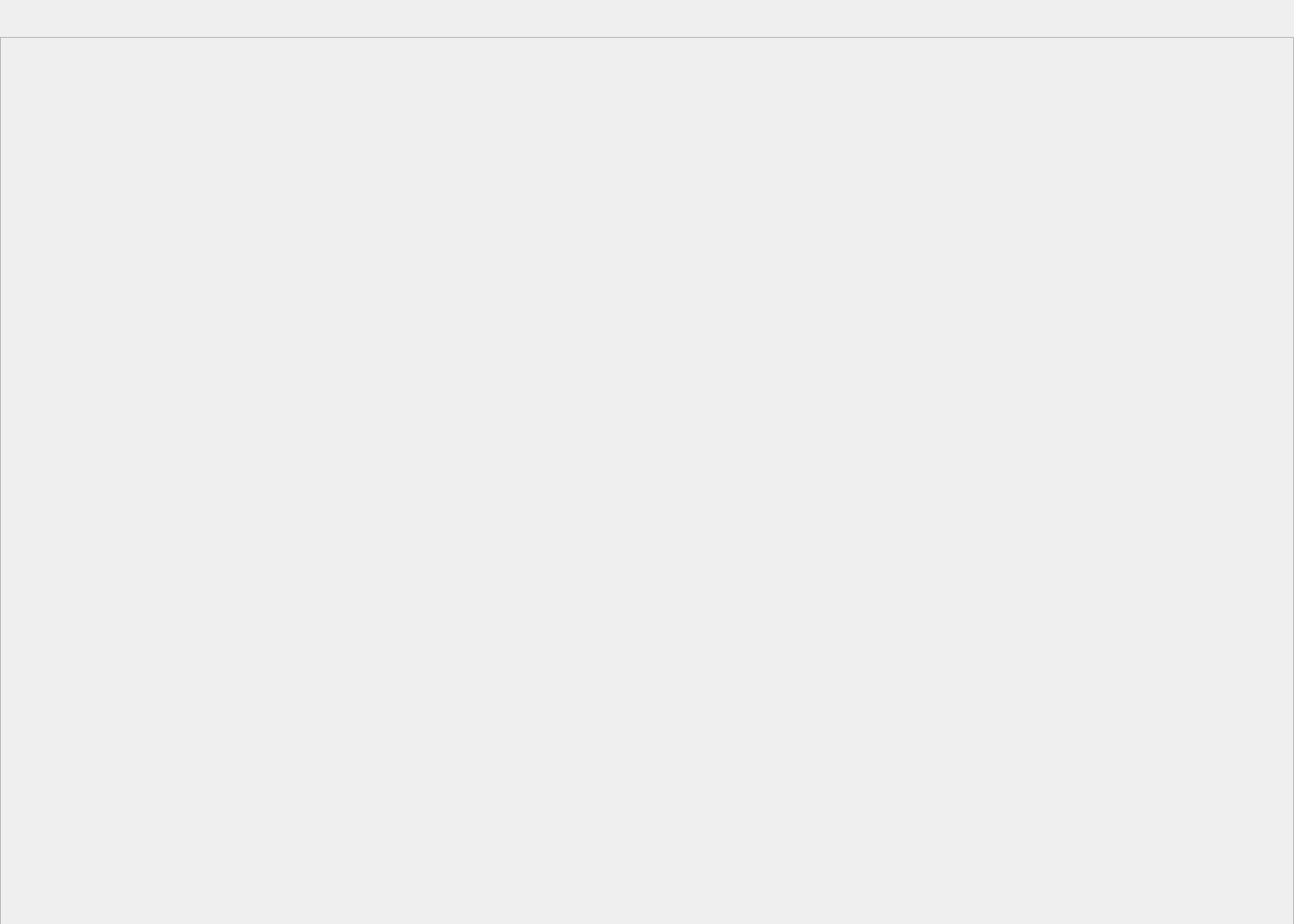
<?xml version="1.0" encoding="UTF-8"?>
<ui version="4.0">
 <class>Home_Page</class>
 <widget class="QWidget" name="Home_Page">
  <property name="geometry">
   <rect>
    <x>0</x>
    <y>0</y>
    <width>1400</width>
    <height>1000</height>
   </rect>
  </property>
  <property name="sizePolicy">
   <sizepolicy hsizetype="Preferred" vsizetype="Preferred">
    <horstretch>0</horstretch>
    <verstretch>0</verstretch>
   </sizepolicy>
  </property>
  <property name="minimumSize">
   <size>
    <width>1400</width>
    <height>0</height>
   </size>
  </property>
  <property name="maximumSize">
   <size>
    <width>1400</width>
    <height>16777215</height>
   </size>
  </property>
  <property name="windowTitle">
   <string>Form</string>
  </property>
  <property name="styleSheet">
   <string notr="true"/>
  </property>
  <widget class="SmoothScrollArea" name="SmoothScrollArea">
   <property name="geometry">
    <rect>
     <x>0</x>
     <y>40</y>
     <width>1400</width>
     <height>1000</height>
    </rect>
   </property>
   <property name="styleSheet">
    <string notr="true">background-image: url(:/images/bg1.png);</string>
   </property>
   <property name="widgetResizable">
    <bool>true</bool>
   </property>
   <widget class="QWidget" name="scrollAreaWidgetContents">
    <property name="geometry">
     <rect>
      <x>0</x>
      <y>0</y>
      <width>1398</width>
      <height>998</height>
     </rect>
    </property>
   </widget>
  </widget>
 </widget>
 <customwidgets>
  <customwidget>
   <class>SmoothScrollArea</class>
   <extends>QScrollArea</extends>
   <header>qfluentwidgets</header>
   <container>1</container>
  </customwidget>
 </customwidgets>
 <resources>
  <include location="../resource.qrc"/>
 </resources>
 <connections/>
</ui>
